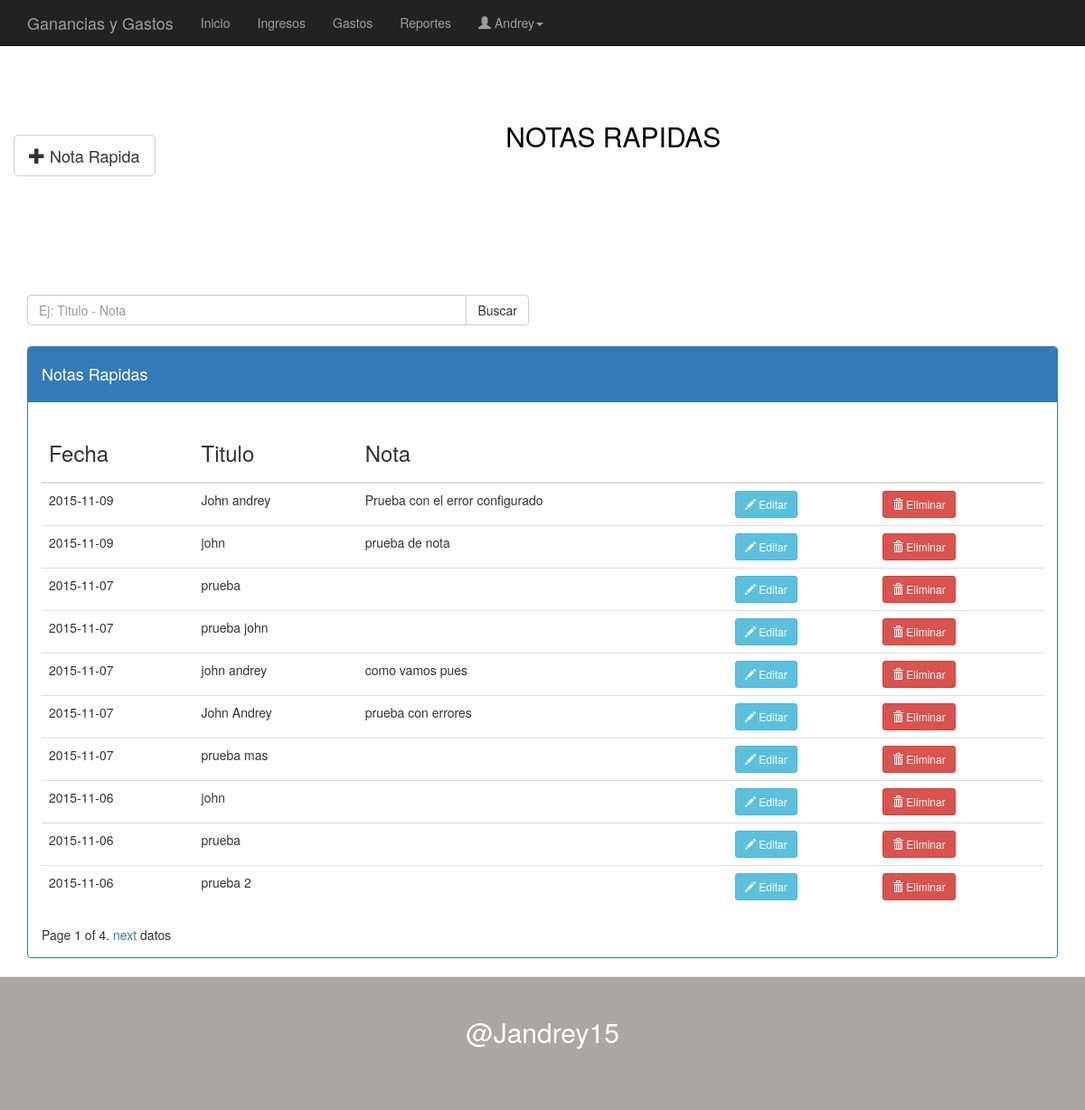
Page /ver-notas-rapidas/ (signed in) on the committed database.
### apps/notas/models.py (models this page shows, shortened)
class Notas(models.Model):
	fecha = models.DateField(blank=True)
	titulo = models.CharField(max_length=50, blank=True)
	nota = models.CharField(max_length=80, blank=True)
	usuario = models.ForeignKey(User)

### apps/notas/views.py (the view)
# urls.py: url(r'^ver-notas-rapidas/$', NotaRapida.as_view(), name = 'nota_rapida'),
class NotaRapida(CreateView,ListView):
	template_name = 'notas/notasRapidas.html'
	def get(self, request, *args, **kwargs):
		id_user = request.user.id
		notas = Notas.objects.filter(usuario__id=id_user).order_by('-fecha')
		paginator = Paginator(notas, 10)
		page = request.GET.get('page','1')
		try:datos = paginator.page(page )
		except PageNotAnInteger:
		 	datos = paginator.page(1)
		except EmptyPage:
			datos = paginator.page(paginator.num_pages)
		ctx = {'datos': datos}
		return render_to_response('notas/notasRapidas.html',ctx, context_instance=RequestContext(request))

### diarias/templates/notas/notasRapidas.html (shortened to what this page needs)
{% extends "base.html" %}
{% block cabezera %}
	{% if user.is_authenticated %}
	<div id="notaStyle">
		<a href="" class="btn btn-default btn-lg" data-toggle="modal" data-target="#mensaje">
		<span class="glyphicon glyphicon-plus" aria-hidden="true"></span> Nota Rapida</a>
	</div>
	{% else %}
		<script type="text/javascript">
			 window.location="http://localhost:8000/";
		</script>
	{% endif %}
{% endblock %}
{% block contenido %}
	<h2 id="titulos">NOTAS RAPIDAS</h2>
{% endblock %}
{% block segundocontenido %}
	<div class="col-lg-6" id="buscador">
	    <div class="input-group">
	      <input type="text" class="form-control" id="buscar" placeholder="Ej: Titulo - Nota" autofocus>
	      <span class="input-group-btn">
	        <button class="btn btn-default" type="button" id="buscando">Buscar</button>
	      </span>
	    </div>
	</div>
	<article class="col-md-12">
		<div class="table-responsive panel panel-primary">
			<div class="panel-heading"><h4>Notas Rapidas</h4></div>
			<div class="panel-body">
			<table class="table table-hover">
				<thead>
					<tr>
						<th><h3>Fecha</h3></th>
						<th><h3>Titulo</h3></th>
						<th><h3>Nota</h3></th>
						<th></th>
						<th></th>
					</tr>
				</thead>
				<tbody id="FechaTituloNota">
					{% for registro in datos %}
							<tr>
								<td>{{registro.fecha|date:"Y-m-d"}}</td>
								<td>{{registro.titulo}}</td>
								<td>{{registro.nota}} </td>
								<td><a href=""  class="btn btn-info btn-sm" data-toggle="modal" data-target="#modificar" id="modificarNota"><span class="glyphicon glyphicon-pencil" aria-hidden="true"></span> Editar</a></td>
								<td><a href=""  class="btn btn-danger btn-sm" data-toggle="modal" data-target="#eliminar" id="eliminarNota"><span class="glyphicon glyphicon-trash" aria-hidden="true"></span> Eliminar</a></td>
							</tr>
					{% endfor %}
				</tbody>
			</table>
			<div id="pag">
				<nav class="paginacion">
				    <span class="step-links">
				        <span class="current">
				            Page {{ datos.number }} of {{ datos.paginator.num_pages }}.
				        </span>
				        {% if datos.has_next %}
				            <a href="?page={{ datos.next_page_number }}">next</a>
				        {% endif %}datos
				    </span>
				</nav>
			</div>
			</div>
		</div>
	</article>
{% endblock %}

### diarias/templates/base.html (shortened to what this page needs)
<!DOCTYPE HTML>
<html lang="es">
<head>
	<link rel="stylesheet" type="text/css" href="{{STATIC_URL}}css/bootstrap.min.css">
	<link rel="stylesheet" type="text/css" href="{{STATIC_URL}}css/estilos.css">
</head>
<body>
	<header>
		<nav class="navbar navbar-inverse navbar-fixed-top" id="cabezera-menu">
		  <div class="container">
		    <div class="navbar-header divider">
		      <a class="navbar-brand" href="/menu">Ganancias y Gastos
		      </a>
		    </div>
		    <div class="collapse navbar-collapse" id="navbar-1">
		      <ul class="nav navbar-nav">
		        <li><a href="/menu">Inicio <span class="sr-only">(current)</span></a></li>
		        <li><a href="/ver-ganancias/">Ingresos</a></li>
		         <li><a href="/ver-gastos/">Gastos</a></li>
		         <li><a href="/reportes">Reportes</a></li>
		        <li class="dropdown">
		          <a href="#" class="dropdown-toggle" data-toggle="dropdown" role="button" aria-haspopup="true" aria-expanded="false"><i class="glyphicon glyphicon-user "></i> {{user.username|capfirst}}<span class="caret"></span></a>
		        </li>
		      </ul>
		    </div>
		  </div>
		</nav>
	</header>
		<div class="container">
			<section class="main row">
				{% block cabezera %} {% endblock %}
				{% block contenido %} {% endblock %}
			</section>
			<section class="espacio row">
				{% block segundocontenido %} {% endblock %}
			</section>
		</div>
	<footer id="pieMenu">
		<h2>@Jandrey15</h2>
	</footer>
</body>
</html>

### diarias/static/css/estilos.css (style rules this page uses)
#buscador { margin-bottom: 2%; }
#titulos { padding-bottom: 3%; text-align: center; color: #000; }
.main { margin-top: 10%; }
.espacio { margin-top: 5%; }
#pieMenu { padding-top: 2%; padding-bottom: 5%; color: white; text-align: center; width: 100%; border-top: 1px solid #e5e5e5; background: rgba(83, 81, 70, 0.5); bottom:0!important; margin-bottom: -5%; position: relative; }

### diarias/templates/notas/notasRapidas.html (style rules this page uses)
#notaStyle { float: left; padding-top: 3%; }

### rows in the picture
Notas: fecha "2015-11-09", titulo "John andrey", nota "Prueba con el error configurado"
Notas: fecha "2015-11-09", titulo "john", nota "prueba de nota"
Notas: fecha "2015-11-07", titulo "prueba"
Notas: fecha "2015-11-07", titulo "prueba john"
Notas: fecha "2015-11-07", titulo "john andrey", nota "como vamos pues"
Notas: fecha "2015-11-07", titulo "John Andrey", nota "prueba con errores"
Notas: fecha "2015-11-07", titulo "prueba mas"
Notas: fecha "2015-11-06", titulo "john"
Notas: fecha "2015-11-06", titulo "prueba"
Notas: fecha "2015-11-06", titulo "prueba 2"

### other values in the picture
{{ user.username|capfirst }} "Andrey"
{{ datos.number }} "1"
{{ datos.paginator.num_pages }} "4"
